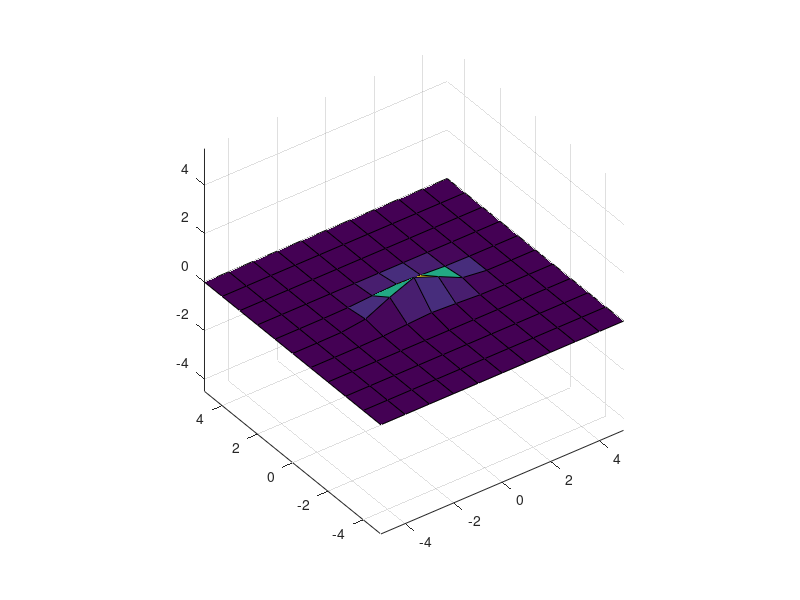

Write MATLAB code to recreate this figure.
A = 1;
x0 = 0; y0 = 0;
 
sigma_x = 1;
sigma_y = 2;
%  
% for x = 0:pi/100:pi
	
    [X, Y] = meshgrid(-5:1:5);
    Z = A*exp( - ((X-x0).^2)/ 2*sigma_x^2 - ((Y-y0).^2)/ 2*sigma_y^2);
    surf(X,Y,Z);
% 	shading interp;
	view(-36,36);axis equal;
% 	drawnow
% end